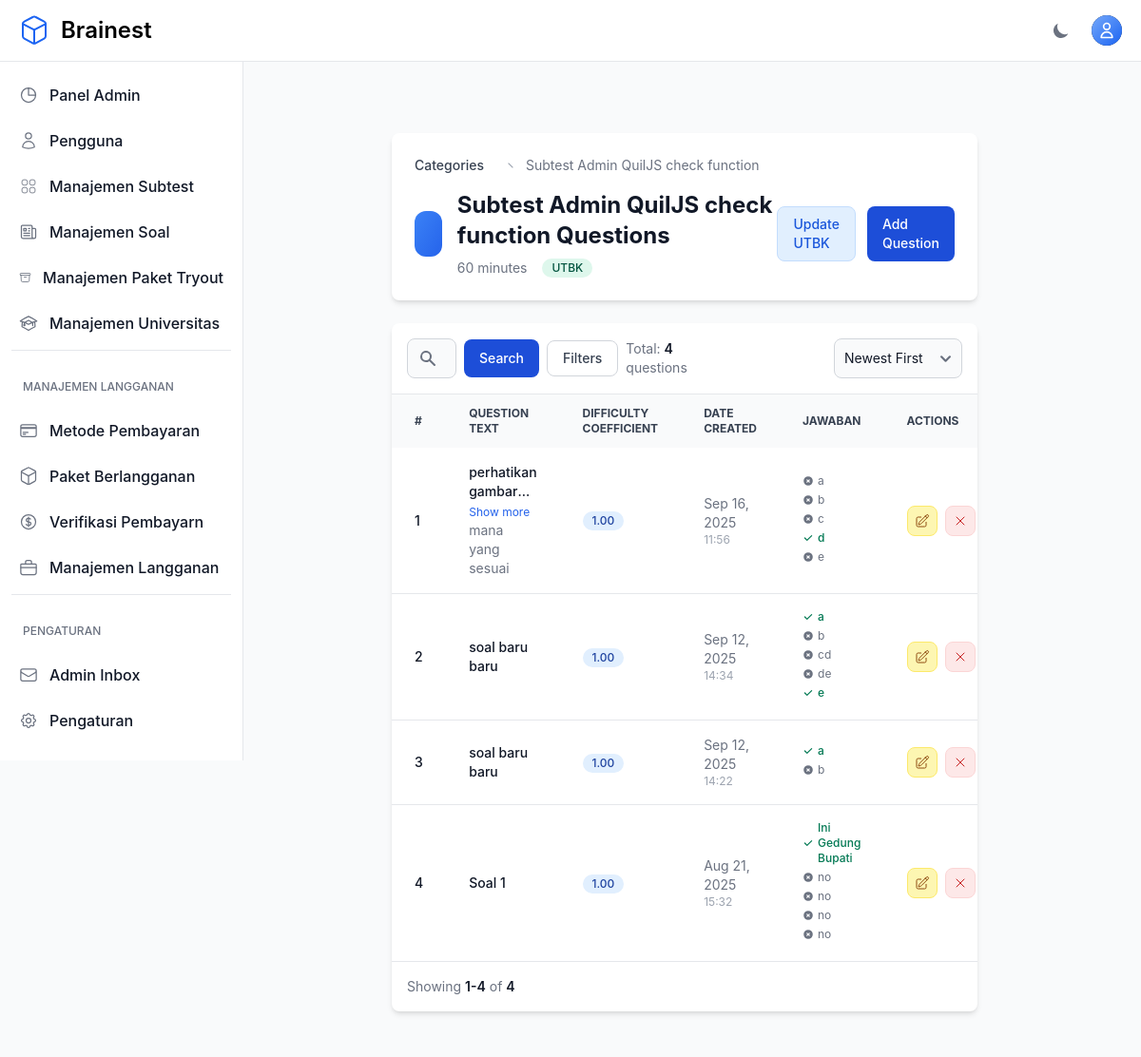
/teacher/categories/43/questions/ (signed in), run on an earlier commit of the app's database.
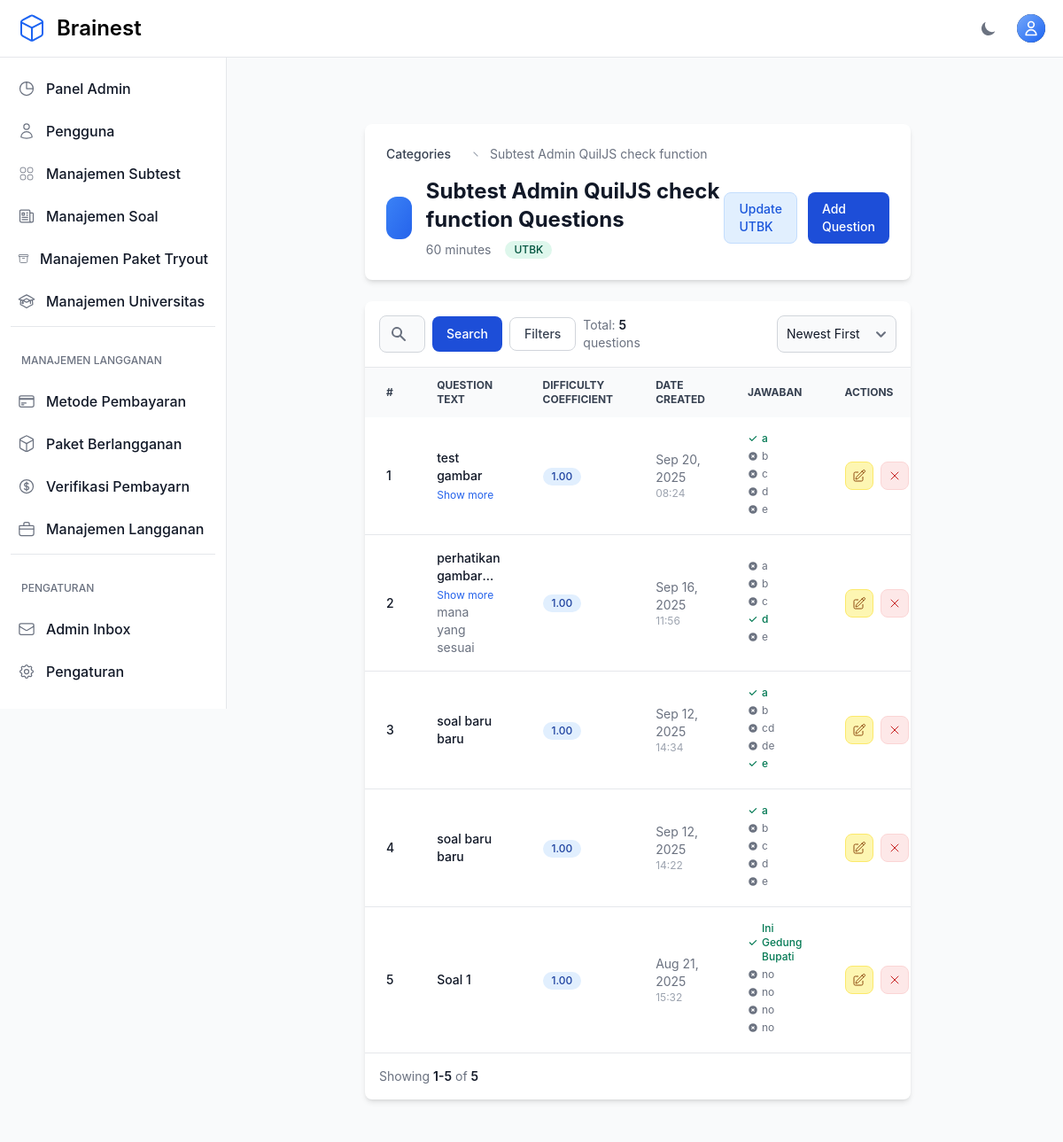
And on a later commit of the database.
### otosapp/models.py (models this page shows, shortened)
class Question(models.Model):
    QUESTION_TYPES = [
        ('multiple_choice', 'Pilihan Ganda'),
        ('essay', 'Isian/Essay'),
    ]
    question_text = models.TextField('Text')
    pub_date = models.DateTimeField('date published')
    category = models.ForeignKey(Category, on_delete=models.CASCADE)
    custom_weight = models.FloatField(default=0, help_text="Custom weight for scoring (0-100)")
    difficulty_coefficient = models.FloatField(default=1.0, help_text="UTBK difficulty coefficient (auto-calculated)")
    question_type = models.CharField(max_length=20, choices=QUESTION_TYPES, default='multiple_choice', help_text="Tipe soal: pilihan ganda atau isian")
    correct_answer_text = models.TextField(blank=True, null=True, help_text="Jawaban benar untuk soal isian (pisahkan dengan koma jika ada beberapa jawaban yang benar)")
    explanation = models.TextField(blank=True, null=True, help_text="Pembahasan atau penjelasan mengapa jawabannya demikian (opsional)")

class Choice(models.Model):
    question = models.ForeignKey(Question, on_delete=models.CASCADE, related_name='choices')
    choice_text = models.TextField('Text')
    choice_image = models.ImageField(
        upload_to='choice_images/',
        blank=True,
        null=True,
        storage=get_storage,
        max_length=500,
        help_text="DEPRECATED: Use WYSIWYG editor in choice_text instead. Kept for existing data compatibility."
    )
    is_correct = models.BooleanField(default=False)

### otosapp/views.py (the view)
# urls.py: path('teacher/categories/<int:category_id>/questions/', views.teacher_question_list, name='teacher_question_list'),
@login_required
@admin_or_teacher_required
def teacher_question_list(request, category_id):
    category = get_object_or_404(Category, id=category_id)
    if not (request.user.is_admin() or category.created_by == request.user or category.teachers.filter(pk=request.user.pk).exists()):
        raise PermissionDenied
    questions = Question.objects.filter(category=category).order_by('-pub_date')
    paginator = Paginator(questions, 10)
    page = request.GET.get('page')
    try:
        questions_page = paginator.page(page)
    except PageNotAnInteger:
        questions_page = paginator.page(1)
    except EmptyPage:
        questions_page = paginator.page(paginator.num_pages)
    return render(request, 'teacher/question_list.html', {'questions': questions_page, 'category': category})

### otosapp/models.py (called while the page is built)
    def is_admin(self):
        return self.role and self.role.role_name == 'Admin'

### otosapp/templates/teacher/question_list.html (shortened to what the changed rows need)
{% extends 'base.html' %}
{% load custom_filters %}
{% block content %}
<section class="bg-gray-50 dark:bg-gray-900 p-3 sm:p-5 antialiased">
  <div class="mx-auto max-w-screen-xl px-4 lg:px-12">
    <div class="bg-white dark:bg-gray-800 relative shadow-md sm:rounded-lg overflow-hidden mb-6">
      <div class="p-6">
        <div class="flex flex-col lg:flex-row items-start lg:items-center justify-between space-y-4 lg:space-y-0">
          <div class="flex items-center space-x-4">
            <div>
              <h1 class="text-2xl font-bold text-gray-900 dark:text-white">{{ category.category_name }} Questions</h1>
            </div>
          </div>
        </div>
      </div>
    </div>
    <div class="bg-white dark:bg-gray-800 relative shadow-md sm:rounded-lg overflow-hidden">
      <div class="flex flex-col md:flex-row items-center justify-between space-y-3 md:space-y-0 md:space-x-4 p-4 border-b border-gray-200 dark:border-gray-700">
        <div class="w-full md:w-1/2">
          <form method="GET" class="flex items-center space-x-2">
            <div class="ml-auto text-sm text-gray-500">Total: <span class="font-semibold text-gray-900 dark:text-white">{{ questions.paginator.count }}</span> questions</div>
          </form>
        </div>
        <div class="flex items-center space-x-2">
        </div>
      </div>
      <div class="overflow-x-auto">
        <table class="w-full text-sm text-left text-gray-500 dark:text-gray-400">
          <thead class="text-xs text-gray-700 uppercase bg-gray-50 dark:bg-gray-700 dark:text-gray-400">
            <tr>
              <th scope="col" class="px-6 py-3">#</th>
              <th scope="col" class="px-6 py-3">Question Text</th>
              <th scope="col" class="px-6 py-3">Difficulty Coefficient</th>
              <th scope="col" class="px-6 py-3">Date Created</th>
              <th scope="col" class="px-6 py-3 choices-mobile-hidden">Jawaban</th>
              <th scope="col" class="px-6 py-3">Actions</th>
            </tr>
          </thead>
          <tbody>
            {% for question in questions %}
            <tr class="border-b dark:border-gray-700 hover:bg-gray-50 dark:hover:bg-gray-700 transition-colors">
              <td class="px-6 py-4 text-sm font-medium text-gray-900 dark:text-white">{{ forloop.counter }}</td>
              <td class="px-6 py-4">
                <div class="max-w-md">
                  <div class="text-sm font-medium text-gray-900 dark:text-white line-clamp-2">
                    {{ question.question_text|smart_question_text|striptags|truncatechars:100 }}
                  </div>
                  {% if question.question_text|length > 100 %}
                  <button onclick="toggleFullText({{ forloop.counter }})" class="text-xs text-primary-600 hover:text-primary-700 dark:text-primary-400 mt-1">
                    Show more
                  </button>
                  <div id="fulltext-{{ forloop.counter }}" class="hidden mt-2 text-sm text-gray-700 dark:text-gray-300">
                    {{ question.question_text|smart_question_text }}
                  </div>
                  {% endif %}
                </div>
              </td>
              <td class="px-6 py-4">
                <span class="inline-flex items-center px-2.5 py-0.5 rounded-full text-xs font-medium bg-blue-100 text-blue-800 dark:bg-blue-900 dark:text-blue-300">
                  {{ question.difficulty_coefficient|default:question.custom_weight|floatformat:2|default:'-' }}
                </span>
              </td>
              <td class="px-6 py-4 text-sm text-gray-500 dark:text-gray-400">
                {% if question.pub_date %}
                  {{ question.pub_date|date:'M d, Y' }}
                  <div class="text-xs text-gray-400 dark:text-gray-500">{{ question.pub_date|time:'H:i' }}</div>
                {% endif %}
              </td>
              <td class="px-6 py-4 choices-mobile-hidden">
                <div class="max-w-xs choices-container">
                  {% if question.question_type == 'essay' %}
                    <div class="flex items-start">
                      <div class="flex-1">
                        <div class="text-sm text-gray-900 dark:text-white font-medium">
                          {{ question.correct_answer_text|truncatechars:50 }}
                        </div>
                        {% if question.correct_answer_text|length > 50 %}
                        <button onclick="toggleEssayAnswer({{ forloop.counter }})" class="text-xs text-primary-600 hover:text-primary-700 dark:text-primary-400 mt-1">
                          Show full answer
                        </button>
                        <div id="essay-answer-{{ forloop.counter }}" class="hidden mt-2 text-sm text-gray-700 dark:text-gray-300 p-3 bg-gray-50 dark:bg-gray-800 rounded-lg border border-gray-200 dark:border-gray-600">
                          {{ question.correct_answer_text }}
                        </div>
                        {% endif %}
                      </div>
                    </div>
                  {% else %}
                    {% for choice in question.choices.all %}
                    <div class="flex items-center space-x-1 text-xs mb-1">
                      {% if choice.is_correct %}
                        <div class="flex items-center text-green-600">
                          <svg class="w-3 h-3 mr-1 flex-shrink-0" fill="currentColor" viewBox="0 0 20 20">
                            <path fill-rule="evenodd" d="M16.707 5.293a1 1 0 010 1.414l-8 8a1 1 0 01-1.414 0l-4-4a1 1 0 011.414-1.414L8 12.586l7.293-7.293a1 1 0 011.414 0z" clip-rule="evenodd"></path>
                          </svg>
                          <span class="font-medium">{{ choice.choice_text|smart_question_text|striptags|truncatechars:25 }}</span>
                        </div>
                      {% else %}
                        <div class="flex items-center text-gray-500 dark:text-gray-400">
                          <span>{{ choice.choice_text|smart_question_text|striptags|truncatechars:25 }}</span>
                        </div>
                      {% endif %}
                    </div>
                    {% endfor %}
                  {% endif %}
                </div>
              </td>
              <td class="px-6 py-4">
                <div class="flex items-center space-x-2">
                  <a href="{% url 'teacher_question_update' question.id %}" class="flex items-center justify-center w-8 h-8 text-sm font-medium text-yellow-700 bg-yellow-100 border border-yellow-200 rounded-lg hover:bg-yellow-200 dark:bg-yellow-900 dark:text-yellow-300 dark:border-yellow-700 dark:hover:bg-yellow-800" title="Edit">
                  </a>
                  <button type="button" data-delete-id="{{ question.id }}" data-modal-target="deleteModal" data-modal-toggle="deleteModal" class="delete-btn flex items-center justify-center w-8 h-8 text-sm font-medium text-red-700 bg-red-100 border border-red-200 rounded-lg hover:bg-red-200 dark:bg-red-900 dark:text-red-300 dark:border-red-700 dark:hover:bg-red-800" title="Delete">
                    <svg xmlns="http://www.w3.org/2000/svg" fill="none" viewBox="0 0 24 24" stroke-width="1.5" stroke="currentColor" class="w-4 h-4">
                      <path stroke-linecap="round" stroke-linejoin="round" d="M6 18 18 6M6 6l12 12" />
                    </svg>
                  </button>
                </div>
              </td>
            </tr>
            {% endfor %}
      </div>
      <nav class="flex flex-col md:flex-row justify-between items-start md:items-center space-y-3 md:space-y-0 p-4">
        <span class="text-sm font-normal text-gray-500 dark:text-gray-400">Showing <span class="font-semibold text-gray-900 dark:text-white">{{ questions.start_index }}-{{ questions.end_index }}</span> of <span class="font-semibold text-gray-900 dark:text-white">{{ questions.paginator.count }}</span></span>
      </nav>
    </div>
  </div>
{% endblock %}

What changed in the data, as far as the page shows it:
added Question: question_text|smart_question_text "test gambar", difficulty_coefficient "1.00", pub_date "Sep 20, 2025", pub_date "08:24"
added Choice: choice_text|smart_question_text "a", shown under "test gambar"
added Choice: choice_text|smart_question_text "b", shown under "test gambar"
added Choice: choice_text|smart_question_text "c", shown under "test gambar"
added Choice: choice_text|smart_question_text "d", shown under "test gambar"
added Choice: choice_text|smart_question_text "e", shown under "test gambar"
added Choice: choice_text|smart_question_text "c", shown under Question (number 4 of 5 on the later page)
added Choice: choice_text|smart_question_text "d", shown under Question (number 4 of 5 on the later page)
added Choice: choice_text|smart_question_text "e", shown under Question (number 4 of 5 on the later page)
Also different on the page:
{{ questions.paginator.count }}: "4" → "5"
{{ questions.end_index }}: "4" → "5"
